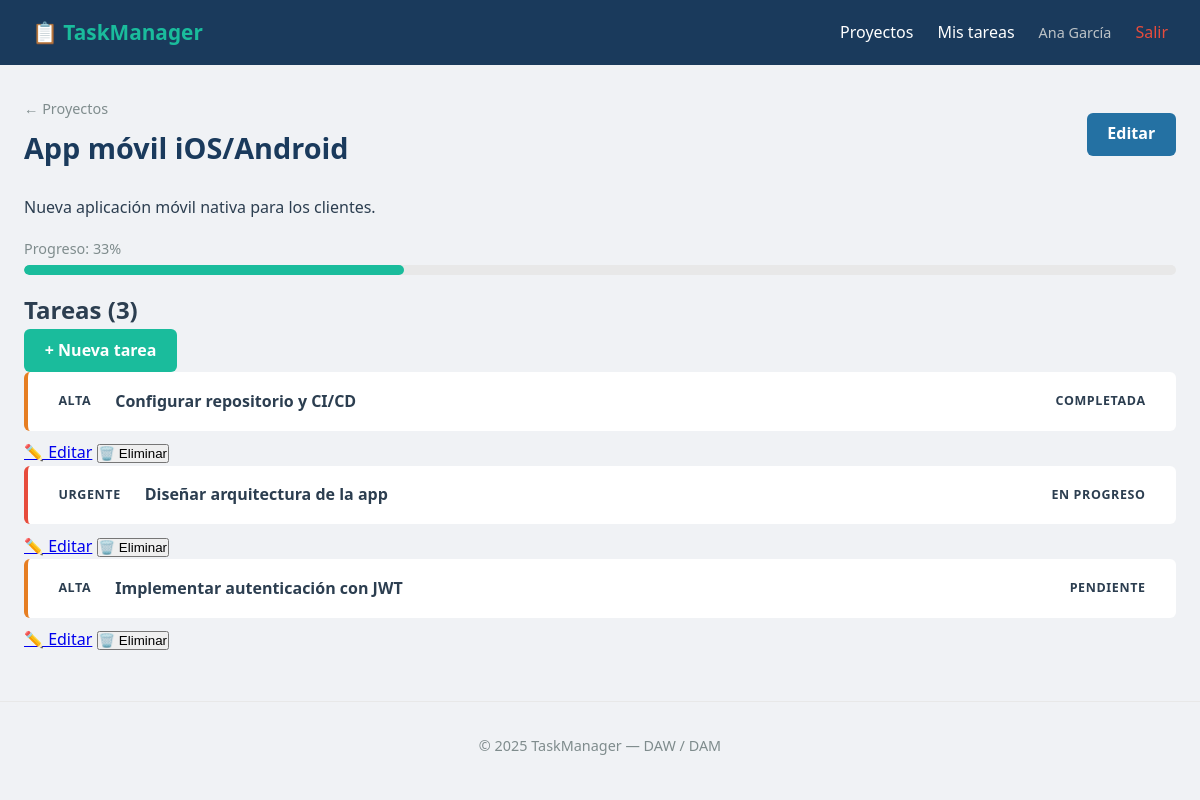
The page /proyectos/2 (signed in) on the database its author committed.
### app/models.py (models this page shows, shortened)
class Usuario(UserMixin, db.Model): # UserMixin PRIMERO, db.Model SEGUNDO
    __tablename__ = 'usuarios'
    id = db.Column(db.Integer, primary_key=True)
    nombre = db.Column(db.String(100), nullable=False)
    email = db.Column(db.String(150), unique=True, nullable=False)
    password = db.Column(db.String(256), nullable=False)
    rol = db.Column(db.String(20), default='usuario') # 'usuario' o
    'admin'
    activo = db.Column(db.Boolean, default=True)
    creado_en = db.Column(db.DateTime, default=datetime.utcnow)
    proyectos = db.relationship('Proyecto', backref='propietario',
                                lazy='dynamic',
                                foreign_keys='Proyecto.propietario_id')
    @property
    def es_admin(self):
        return self.rol == 'admin'
    @property
    def is_active(self):
        return self.activo

class Proyecto(db.Model):
    __tablename__ = 'proyectos'
    id = db.Column(db.Integer, primary_key=True)
    titulo = db.Column(db.String(100), nullable=False)
    descripcion = db.Column(db.Text)
    estado = db.Column(db.String(20), default='activo')
    fecha_limite = db.Column(db.Date)
    creado_en = db.Column(db.DateTime, default=datetime.utcnow)
    propietario_id = db.Column(db.Integer, db.ForeignKey('usuarios.id'))
    tareas = db.relationship('Tarea', backref='proyecto', lazy='dynamic',
    cascade='all, delete-orphan',
    order_by='Tarea.creado_en')

class Tarea(db.Model):
    __tablename__ = 'tareas'
    id = db.Column(db.Integer, primary_key=True)
    titulo = db.Column(db.String(200), nullable=False)
    descripcion = db.Column(db.Text)
    prioridad = db.Column(db.String(20), default='media')
    estado = db.Column(db.String(20), default='pendiente')
    fecha_limite = db.Column(db.Date)
    creado_en = db.Column(db.DateTime, default=datetime.utcnow)
    proyecto_id = db.Column(db.Integer, db.ForeignKey('proyectos.id'))
    asignado_id = db.Column(db.Integer, db.ForeignKey('usuarios.id'),
    nullable=True)
    comentarios = db.relationship('Comentario', backref='tarea',
    lazy='dynamic',
    cascade='all, delete-orphan')
    etiquetas = db.relationship('Etiqueta', secondary=tarea_etiqueta,
    backref=db.backref('tareas', lazy='dynamic'))

### app/routes/projects.py (the view)
@projects.route('/<int:pid>')
@login_required # ← Protege esta ruta
def detalle(pid):
    proyecto = Proyecto.query.get_or_404(pid)
    tareas = proyecto.tareas.order_by(Tarea.creado_en.desc()).all()
    return render_template('projects/detalle.html',
                            proyecto=proyecto,
                            tareas=tareas,
                            form=FormularioVacio())

### app/models.py (called while the page is built)
@login_manager.user_loader
def cargar_usuario(user_id):
    return Usuario.query.get(int(user_id))

### app/templates/projects/detalle.html (shortened to what this page needs)
{% extends 'base.html' %}
{% block content %}
<div class='page-header'>
    <div>
        <a href="{{ url_for('projects.lista') }}" class='breadcrumb'>←
        Proyectos</a>
        <h1>{{ proyecto.titulo }}</h1>
    </div>
    <div class='acciones'>
        <a href="{{ url_for('projects.editar', pid=proyecto.id) }}" class='btn
        btn-sec'>Editar</a>
    </div>
</div>
<p class='descripcion-proyecto'>{{ proyecto.descripcion }}</p>
{% set completadas = tareas | selectattr('estado', 'equalto',
'completada') | list %}
{% set total = tareas | length %}
{% if total > 0 %}
{% set progreso = (completadas | length / total * 100) | round | int %}
<div class='progreso-container'>
    <div class='progreso-label'>Progreso: {{ progreso }}%</div>
    <div class='progreso-barra'>
        <div class='progreso-relleno' style='width: {{ progreso }}%'></div>
    </div>
</div>
{% endif %}
<div class='tareas-header'>
    <h2>Tareas ({{ total }})</h2>
    <a href="{{ url_for('tasks.nueva', pid=proyecto.id) }}" class='btn'>+ Nueva
    tarea</a>
</div>
{% for tarea in proyecto.tareas %}
<div class='tarea prioridad-{{ tarea.prioridad }}'>
    <div class='tarea-info'>
        <span class='badge badge-prioridad-{{ tarea.prioridad }}'>
        {{ tarea.prioridad | upper }}
        </span>
        <strong>{{ tarea.titulo }}</strong>
    </div>
    <span class='badge badge-estado-{{ tarea.estado }}'>
    {{ tarea.estado | replace('_', ' ') | capitalize }}
    </span>
</div>
<div class='acciones-tarea'>
    <a href="{{ url_for('tasks.editar', pid=proyecto.id, tid=tarea.id) }}">✏️
    Editar</a>
    <form action="{{ url_for('projects.eliminar', pid=proyecto.id) }}" method='POST' style='display:inline'>
        <button type='submit' onclick="return confirm('¿Eliminar proyecto?')">
            🗑️ Eliminar
        </button>
    </form>
</div>
{% else %}
<p class='vacio'>Este proyecto no tiene tareas todavía.</p>
{% endfor %}
{% endblock %}

### app/templates/base.html (shortened to what this page needs)
<!DOCTYPE html>
<html lang='es'>
<head>
    <link rel='stylesheet' href="{{ url_for('static', filename='css/style.css')
    }}">
</head>
<body>
    <nav class='navbar'>
        <a href="{{ url_for('main.index') }}" class='logo'>📋 TaskManager</a>
        <div class='nav-links'>
            {% if current_user.is_authenticated %}
                <a href="{{ url_for('projects.lista') }}">Proyectos</a>
                <a href="{{ url_for('tasks.mis_tareas') }}">Mis tareas</a>
                <span class='nav-usuario'>{{ current_user.nombre }}</span>
                <a href="{{ url_for('auth.logout') }}" class='nav-logout'>Salir</a>
            {% else %}
                <a href="{{ url_for('auth.login') }}">Iniciar sesión</a>
                <a href="{{ url_for('auth.registro') }}" class='btn btnsm'>Registrarse</a>
            {% endif %}
        </div>
    </nav>
    <main class='contenido'>
    {% block content %}{% endblock %}
    </main>
    <footer><p>&copy; 2025 TaskManager — DAW / DAM</p></footer>
</body>
</html>

### app/static/css/style.css (style rules this page uses)
*, *::before, *::after { margin: 0; padding: 0; box-sizing: border-box; }
:root { --azul-oscuro: #1a3a5c; --azul: #2471a3; --verde: #1abc9c; --rojo: #e74c3c; --naranja: #e67e22; --gris-claro: #f0f2f5; --texto: #2c3e50; --texto-suave: #7f8c8d; }
body { font-family: 'Segoe UI', Arial, sans-serif; background: var(--gris-claro); color: var(--texto); line-height: 1.6; }
.navbar { background: var(--azul-oscuro); display: flex; justify-content: space-between; align-items: center; padding: 1rem 2rem; position: sticky; top: 0; z-index: 100; }
.navbar .logo { color: var(--verde); font-weight: 700; font-size: 1.3rem; text-decoration: none; }
.nav-links { display: flex; align-items: center; gap: 1.5rem; }
.nav-links a { color: #fff; text-decoration: none; transition: color .2s; }
.contenido { max-width: 1200px; margin: 2rem auto; padding: 0 1.5rem; }
.page-header { display: flex; justify-content: space-between; align-items: center; margin-bottom: 1.5rem; }
.page-header h1 { font-size: 1.8rem; color: var(--azul-oscuro); }
.breadcrumb { color: var(--texto-suave); text-decoration: none; display: block; font-size: .9rem; margin-bottom: .3rem; }
.badge { padding: .2rem .7rem; border-radius: 12px; font-size: .78rem; font-weight: 600; text-transform: uppercase; letter-spacing: .05em; }
.progreso-container { margin: 1rem 0; }
.progreso-label { font-size: .9rem; color: var(--texto-suave); margin-bottom:.3rem; }
.progreso-barra { background: #e8e8e8; border-radius: 6px; height: 10px; overflow: hidden; }
.progreso-relleno { background: var(--verde); height: 100%; border-radius: 6px; transition: width .4s ease; }
.tarea { background: #fff; border-radius: 6px; padding: 1rem 1.2rem; margin-bottom: .6rem; display: flex; justify-content: space-between; align-items: center; border-left: 4px solid #e8e8e8; }
.tarea.prioridad-urgente { border-left-color: var(--rojo); }
.tarea.prioridad-alta { border-left-color: var(--naranja); }
.tarea-info { display: flex; align-items: center; gap: .8rem; }
.btn { display: inline-block; background: var(--verde); color: #fff; padding: .55rem 1.3rem; border-radius: 6px; text-decoration: none; font-weight: 600; border: none; cursor: pointer; transition: background.2s; }
.btn-sec { background: var(--azul); }
footer { text-align: center; padding: 2rem; color: var(--texto-suave); margin-top: 3rem; border-top: 1px solid #e8e8e8; font-size: .9rem; }
.nav-usuario { color: #bdc3c7; font-size: .9rem; }
.nav-logout { color: #e74c3c !important; }

### rows shown on the page
Usuario: nombre "Ana García"
Proyecto: titulo "App móvil iOS/Android", descripcion "Nueva aplicación móvil nativa para los clientes."
Tarea: prioridad "ALTA", titulo "Configurar repositorio y CI/CD", estado "COMPLETADA"
Tarea: prioridad "URGENTE", titulo "Diseñar arquitectura de la app", estado "EN PROGRESO"
Tarea: prioridad "ALTA", titulo "Implementar autenticación con JWT", estado "PENDIENTE"

### other values the page prints
{{ progreso }} "33"
{{ total }} "3"
